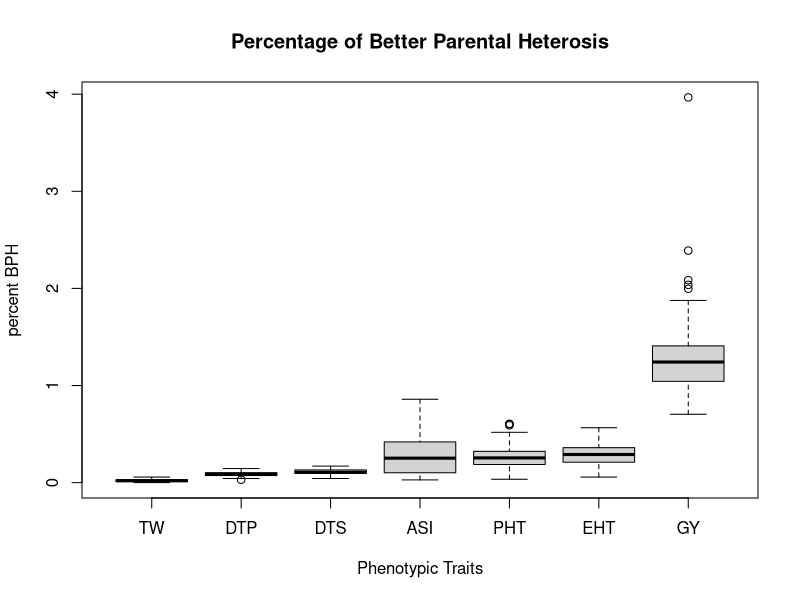

R code for this plot:
# Jinliang Yang
# Octo. 27th, 2014
# purpose: levels of heterosis


#######
plot_loh <- function(trait=trait, ...){
  trait$pMPH <- abs(trait$pMPH)
  trait$pBPHmax <- abs(trait$pBPHmax)
  trait$pBPHmin <- abs(trait$pBPHmin)
  #par(mfrow=c(1,2))
  #bymed <- with(trait, reorder(trait, pMPH, median))
  #boxplot(BPHmax ~ bymed, data=trait,
  #        xlab = "phenotypic traits", ylab= "BPH", col="lightgray", 
  #        main="better parental heterosis")
  
  bymed2 <- with(trait, reorder(trait, pBPHmax, median))
  boxplot(pBPHmax ~ bymed2, data=trait,
          xlab = "Phenotypic Traits", ylab= "percent BPH", col="lightgray", 
          main="Percentage of Better Parental Heterosis")
  return(trait)
}
##### note: change to abs value
trait <- read.csv("data/trait_matrix.csv")
trait[trait$trait == "ASI", ]$pBPHmax <- trait[trait$trait == "ASI", ]$pBPHmin
trait[trait$trait == "ASI", ]$BPHmax <- trait[trait$trait == "ASI", ]$BPHmin

pdf("manuscript/Figure_Table/Sfig_pBPH.pdf", width=5, height=5)
trait <- plot_loh(trait=trait)
dev.off()

####>>>>
mean(trait$BPHmax)
sd(trait$BPHmax)
mean(trait$pBPHmax) #0.33
sd(trait$pBPHmax) #0.45

mean(subset(trait, trait == "GY")$BPHmax) #95.01229 
sd(subset(trait, trait == "GY")$BPHmax) #16
